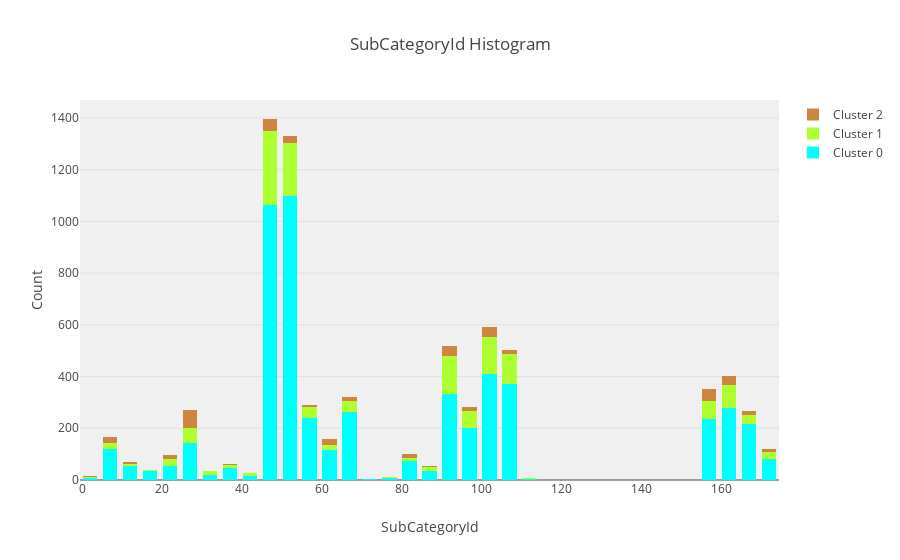

The notebook cell this image was saved under:
### Code cell
# Get SubCategoryId histogram filled by the color of its cluster. 
data_plot = []
for c in range(max(clusters) + 1) :
    data_plot.append(
        go.Histogram(
            x = data_aggregated[SUBCATEGORYID_COLUMN][clusters == c].values,
            name = 'Cluster ' + str(c),
            marker = dict(
                color = COLOR_MAP[c]
            )
        )
    )
    
layout = go.Layout(
    title='SubCategoryId Histogram',
    xaxis=dict(
        title='SubCategoryId'
    ),
    yaxis=dict(
        title='Count'
    ),
    bargap=0.2,
    bargroupgap=0.1,
    barmode='stack',
    plot_bgcolor='rgba(240,240,240, 0.95)'
)

fig = go.Figure(data=data_plot, layout=layout)
offline.iplot(fig)
pio.write_image(fig, get_path('histogram-subcategoryid-per-cluster'))
Image(get_path('histogram-subcategoryid-per-cluster'))

### Figure 1 — Plotly figure (JSON) as saved in the notebook; plotly's stock layout.template omitted (floating-point values rounded to 4 significant figures; data arrays with more than 128 entries replaced by an {"elided": "..."} marker saying what was removed)
{"data": [{"marker": {"color": "aqua"}, "name": "Cluster 0", "type": "histogram", "uid": "35c0406c-31ab-445a-b89c-9c0b52ae008a", "x": {"elided": "5532 int values"}}, {"marker": {"color": "greenyellow"}, "name": "Cluster 1", "type": "histogram", "uid": "5b6573c9-a478-4a76-80b6-536d1de99b17", "x": {"elided": "1476 int values"}}, {"marker": {"color": "peru"}, "name": "Cluster 2", "type": "histogram", "uid": "1d3db858-011a-4b5c-b4bd-12b789970e07", "x": {"elided": "479 int values"}}], "layout": {"bargap": 0.2, "bargroupgap": 0.1, "barmode": "stack", "plot_bgcolor": "rgba(240,240,240, 0.95)", "title": {"text": "SubCategoryId Histogram"}, "xaxis": {"title": {"text": "SubCategoryId"}}, "yaxis": {"title": {"text": "Count"}}}}
